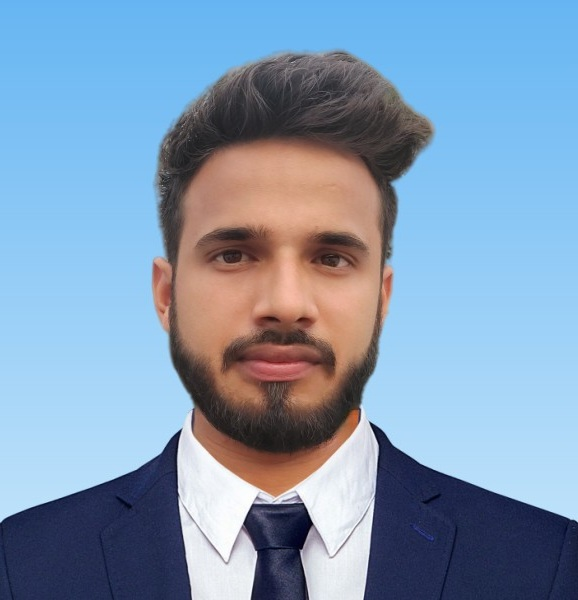
#> input picture TASK 4/myimage.jpg, 578 x 600 px
$ jupyter execute 'Image to Pencil Sketch.ipynb'
#> lines starting #> are read from the running program, lines starting #| are printed output that depends on the picture
# LETS GROW MORE DATA SCIENCE INTERN MARCH 2023

# Beginner Level Task:

## Task 4: Image to Pencil Sketch with Python

**The objective of this project is to create a pencil sketch of normal image file**

## Importing Required Python Libraries

[cell 1]
import cv2
from matplotlib import pyplot as plt
import matplotlib.image as mpimg

[cell 2]
img = cv2.imread('myimage.jpg')
#> img is the input picture: shape (600, 578, 3); mean B, G, R 179.9, 153.8, 128.8

[cell 3]
plt.imshow(img)
b,q,r = cv2.split(img)
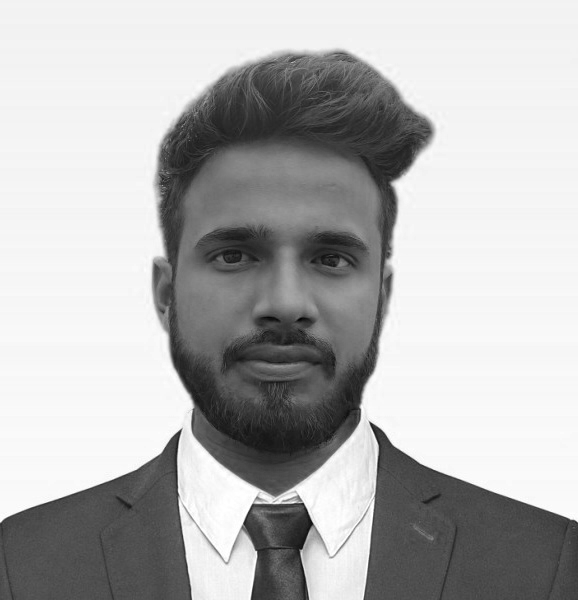
#> b: shape (600, 578); min 1, max 255, mean 179.9
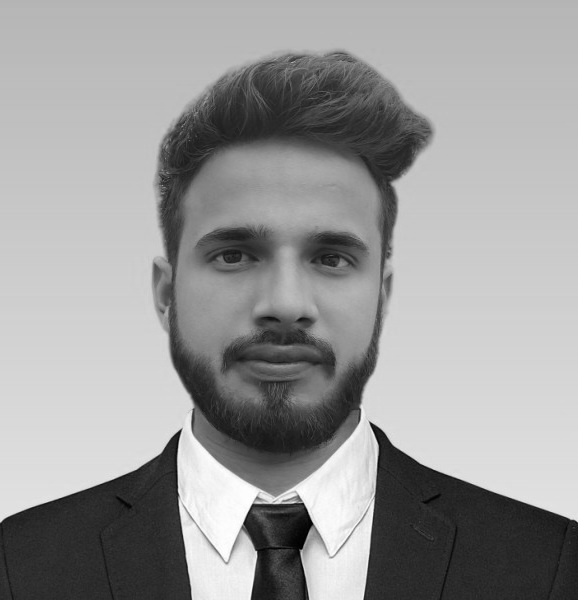
#> q: shape (600, 578); min 0, max 255, mean 153.8
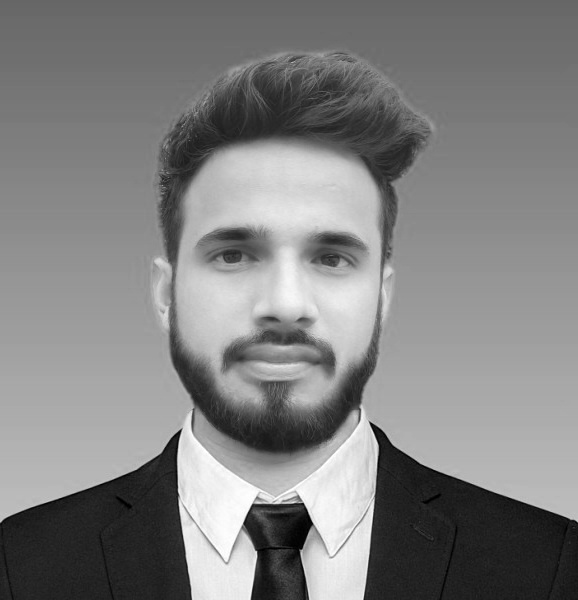
#> r: shape (600, 578); min 0, max 255, mean 128.8
img = cv2.merge((r,q,b))

## Original image looks like this....

[cell 4]
plt.figure(figsize=(8,8))
plt.title("Original Image", fontsize=20)
plt.imshow(img)

## Converting original image to grayscale image.

[cell 5]
img = mpimg.imread('myimage.jpg')
R, G, B = img[:,:,0], img[:,:,1], img[:,:,2]
imgGray = 0.2989 * R + 0.5870 * G + 0.1140 * B
plt.figure(figsize=(8,8))
plt.imshow(imgGray, cmap='gray')
plt.title("GrayScale Image", fontsize=20)
plt.show()

## Now, grayscale image is inverted...

[cell 6]
img_gray = cv2.cvtColor(img, cv2.COLOR_BGR2GRAY)
img_invert = cv2.bitwise_not(img_gray)
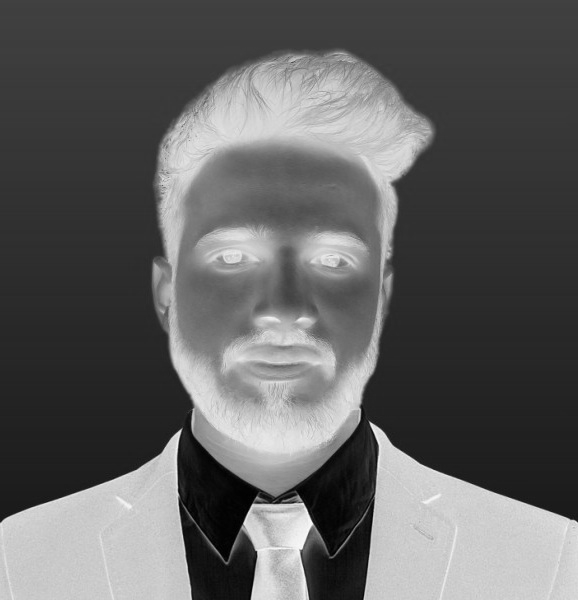
#> img_invert: shape (600, 578); min 0, max 252, mean 96.2
plt.figure(figsize=(8,8))
plt.imshow(img_invert,cmap="gray")
plt.axis("off")
plt.title("Inverted Image", fontsize=20)
plt.show()

## It's time to smoothen the inverted image.

[cell 7]
img_smoothing = cv2.GaussianBlur(img_invert, (21, 21),sigmaX=0, sigmaY=0)
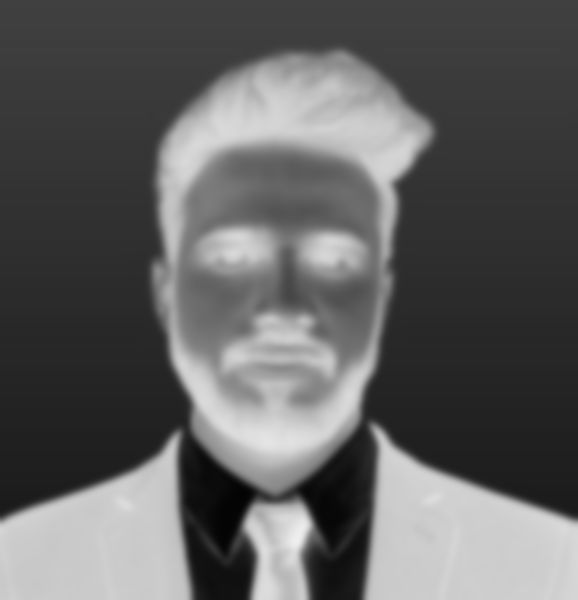
#> img_smoothing: shape (600, 578); min 3, max 239, mean 96.2
plt.figure(figsize=(8,8))
plt.imshow(img_smoothing,cmap="gray")
plt.axis("off")
plt.title("Smoothen Image", fontsize=20)
plt.show()

## The final pencil sketch generated for the original image is:

[cell 8]
final = cv2.divide(img_gray, 255 - img_smoothing, scale=255)
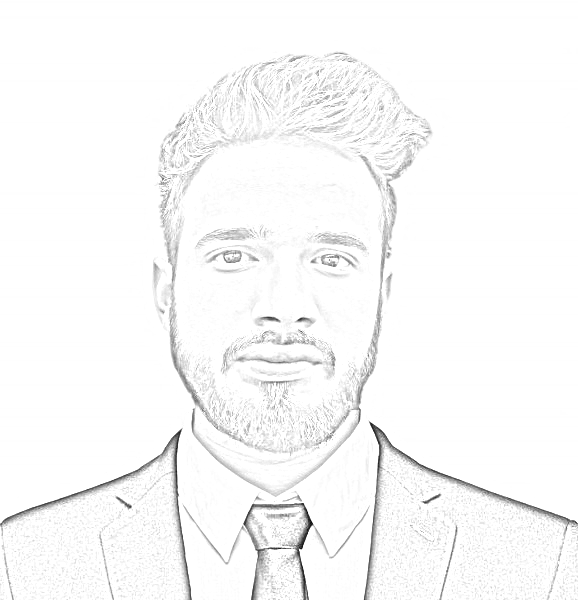
#> final: shape (600, 578); min 7, max 255, mean 249
plt.figure(figsize=(8,8))
plt.imshow(final,cmap="gray")
plt.axis("off")
plt.title("Final Sketch Image", fontsize=20)
plt.show()

## So, a quick comaprision between original image and pencil sketch is:

[cell 9]
plt.figure(figsize=(20,20))
plt.subplot(1,2,1)
plt.title('Original image',  size=20)
plt.imshow(img)
plt.axis('off')
plt.subplot(1,2,2)
plt.title('Final Pencil sketch', size=20)
final=cv2.cvtColor( final , cv2.COLOR_BGR2RGB)
#> final: shape (600, 578, 3)
plt.imshow( final )
plt.axis('off')
plt.show()
